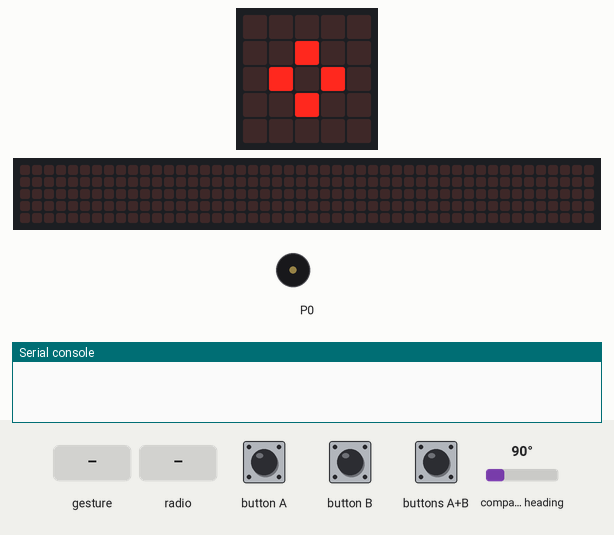
A program run on a simulated BBC micro:bit (MakeCode). On the bench: the board's 5×5 LED display, a strip that is not on the board, showing the scrolling text unrolled, buzzer (waves = sounding), the last lines printed to the serial console. The test bench sets the inputs (shaded band); at power-on: compass heading 90°. No radio messages arrive unless stated (any console line starting 'radio sent:' is added by the test bench); a tilt is held for 1.5 s and a shake lasts 1 s, then the board lies face up again; the 48×5 strip is a reading aid, not a part: it shows the text the display is scrolling, unrolled, one strip-width of it at a time; the compass is already calibrated.

Above: at 5.0 s.
5.1 s: gesture 'logo up'
At 5.3 s:
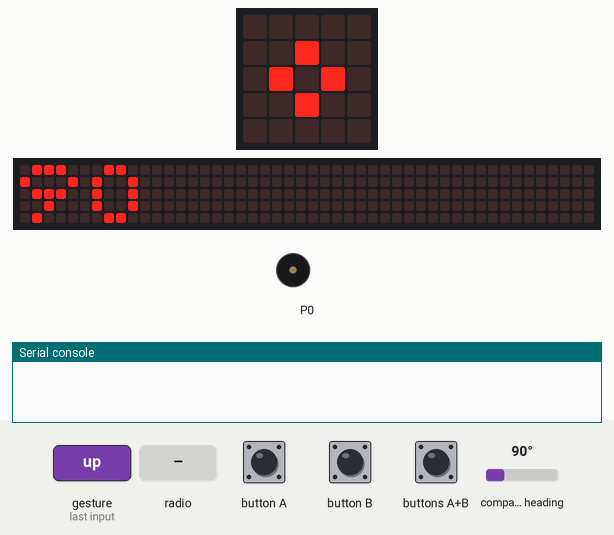
At 5.7 s:
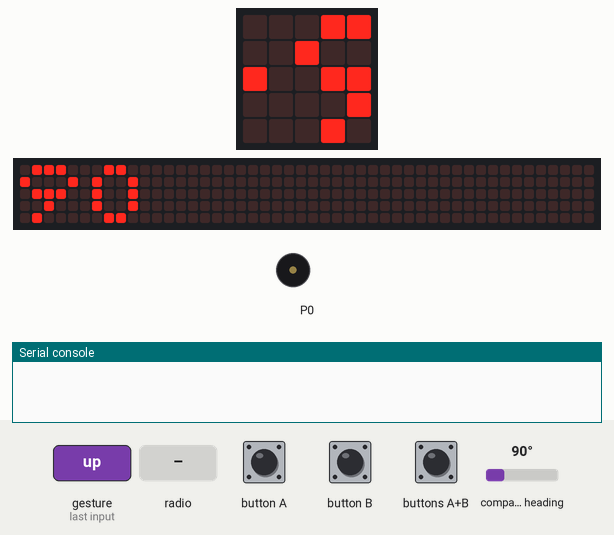
7.1 s: button A pressed for 0.15 s
7.8 s: radio message "1" arrives
At 9.6 s:
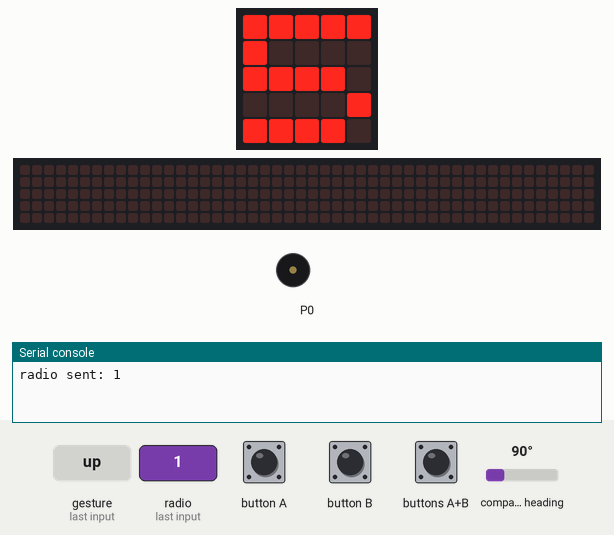
10.6 s: button B pressed for 0.15 s
At 11.1 s:
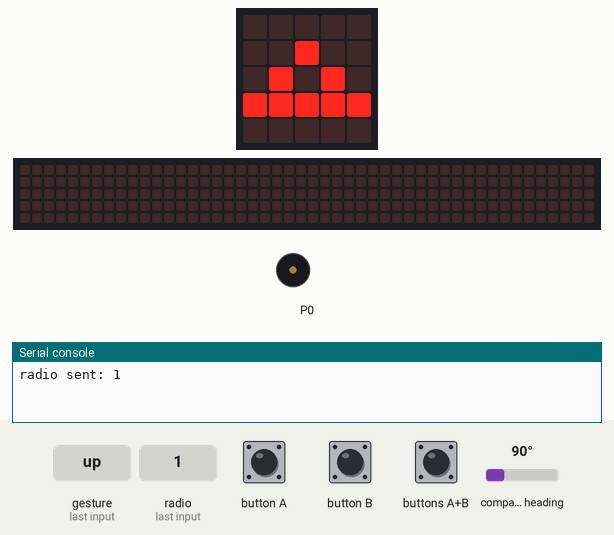
11.3 s: compass heading set to 47°
14.0 s: compass heading set to 42°
Timing chart, 0 to 17.0 s (numbered marks = the images above; inputs shaded):
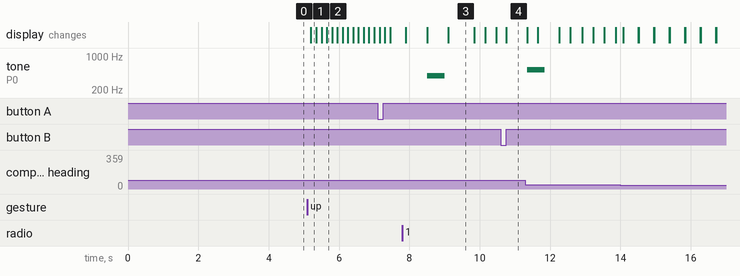

The program:

main.ts
```typescript
radio.onReceivedNumber(function (receivedNumber) {
    Vie += receivedNumber
    basic.showIcon(IconNames.Heart)
    basic.showNumber(Vie)
})
function placement () {
    basic.showIcon(IconNames.SmallDiamond)
    while (place == 100) {
        if (input.isGesture(Gesture.LogoUp)) {
            place = orientation
            check_position()
        }
    }
    basic.showNumber(place)
}
input.onButtonPressed(Button.A, function () {
    Aura_de_Héros()
})
function outofmana () {
    basic.showIcon(IconNames.Skull)
    radio.setGroup(255)
}
function Aura_de_Héros () {
    Mana += -1
    check_position()
    basic.showIcon(IconNames.SmallHeart)
    music.playTone(392, music.beat(BeatFraction.Whole))
    radio.sendNumber(1)
}
input.onButtonPressed(Button.AB, function () {
    for (let index = 0; index < 10; index++) {
        basic.showIcon(IconNames.LeftTriangle)
        basic.showLeds(`
            # # # # #
            . # . . #
            . . # . #
            . . . # #
            . . . . #
            `)
    }
    Mana += 1
})
input.onButtonPressed(Button.B, function () {
    projectile()
})
function projectile () {
    Mana += -1
    check_position()
    basic.showIcon(IconNames.Triangle)
    music.playTone(523, music.beat(BeatFraction.Whole))
    radio.sendNumber(-1)
}
function check_orientation () {
    if (orientation >= 45) {
        if (orientation <= 135) {
            Est.showImage(0, 10)
            cible = 90
            radio.setGroup(1)
        } else {
            if (orientation <= 226) {
                Sud.showImage(0, 10)
                cible = 180
                radio.setGroup(2)
            } else {
                if (orientation <= 316) {
                    Ouest.showImage(0, 10)
                    cible = 270
                    radio.setGroup(3)
                } else {
                    Nord.showImage(0, 10)
                    cible = 0
                    radio.setGroup(4)
                }
            }
        }
    } else {
        Nord.showImage(20)
        cible = 0
        radio.setGroup(4)
    }
}
function check_position () {
    if (place >= 45) {
        if (place <= 135) {
            place = 90
            radio.setGroup(1)
        } else {
            if (place <= 226) {
                place = 180
                radio.setGroup(2)
            } else {
                if (place <= 316) {
                    place = 270
                    radio.setGroup(3)
                } else {
                    place = 0
                    radio.setGroup(4)
                }
            }
        }
    } else {
        place = 0
        radio.setGroup(1)
    }
}
input.onGesture(Gesture.ScreenDown, function () {
    radio.setGroup(255)
    for (let index = 0; index < 20; index++) {
        basic.showLeds(`
            # # # # #
            # # # # #
            # # # # #
            . # # # .
            . . # . .
            `)
    }
    radio.setGroup(place)
})
function dead () {
    music.playTone(262, music.beat(BeatFraction.Whole))
    basic.showIcon(IconNames.Skull)
    radio.setGroup(255)
}
let cible = 0
let Vie = 0
let place = 0
let orientation = 0
let Ouest: Image = null
let Est: Image = null
let Sud: Image = null
let Nord: Image = null
Nord = images.createImage(`
    . . . . .
    . . # . .
    . # # # .
    . . . . .
    . . . . .
    `)
Sud = images.createImage(`
    . . . . .
    . . . . .
    . # # # .
    . . # . .
    . . . . .
    `)
Est = images.createImage(`
    . . . . .
    . . # . .
    . . # # .
    . . # . .
    . . . . .
    `)
Ouest = images.createImage(`
    . . . . .
    . . # . .
    . # # . .
    . . # . .
    . . . . .
    `)
let icone_vie = images.createImage(`
    # # # # .
    . . . . .
    . . . . .
    . . . . .
    . . . . .
    `)
let icone_mana = images.createImage(`
    . . . . .
    . . . . .
    . . . . .
    . . . . .
    # # # . .
    `)
orientation = input.compassHeading()
radio.setGroup(1)
place = 100
Vie = 4
let Mana = 3
placement()
basic.forever(function () {
    icone_vie.showImage(4 - Vie, 10)
    icone_mana.showImage(3 - Mana, 10)
    check_orientation()
    orientation = input.compassHeading()
    if (Vie <= 0) {
        dead()
    }
    if (Mana <= 0) {
        outofmana()
    }
})
```

test.ts
```typescript
// les tests vont ici ; cela ne sera pas compilé si ce paquet est utilisé en tant qu'extension.
```

Measured:
- after the input at 5.1 s, the display: changes after 0.10 s (image 1)
- after the input at 7.8 s, the display: first differs from a run without the input after 0.70 s (image 3 shows a later state)
- after the input at 10.6 s, the display: changes after 0.15 s (image 4)
- what the display in image 3 shows lasts 0.8 s, from 9.1 s to 9.9 s
